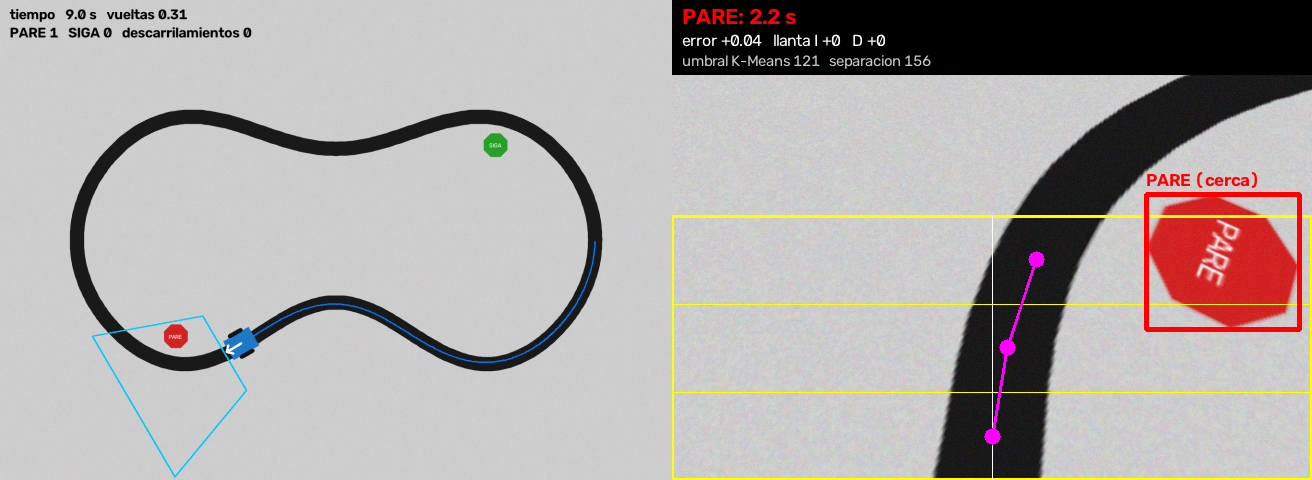
#> input picture _prueba_vista.png, 1312 x 480 px, given in place of the camera
$ jupyter execute --allow-errors 5_Reconocer_Figuras_Camara.ipynb   (text cells are left out)
#> lines starting #> are read from the running program, lines starting #| are printed output that depends on the picture; after the words box and inside, x2 and y2 are one past the last pixel; in counts of white or black regions, pixels touching at a corner belong together
[cell 1]
import sys
import unicodedata

import cv2
import numpy as np
import matplotlib.pyplot as plt

from sklearn.cluster import KMeans


EN_COLAB = "google.colab" in sys.modules

print("Ejecutando en Colab:", EN_COLAB)

[cell 2]
INDICE_CAMARA = 1
INTERVALO = 0.5  # segundos


def abrir_camara(indice=None):
    if indice is None:
        indice = INDICE_CAMARA

    # En Windows, CAP_DSHOW abre la cámara más rápido
    if sys.platform == "win32":
        camara = cv2.VideoCapture(indice, cv2.CAP_DSHOW)
    else:
        camara = cv2.VideoCapture(indice)

    if not camara.isOpened():
        raise RuntimeError(f"No fue posible abrir la cámara {indice}.")

    return camara

[cell 3]
# [48 lines left out: function tomar_foto_colab, not called in this run]


def tomar_foto_local(mensaje="Capturar"):
    camara = abrir_camara()

    print(mensaje, "-> presiona ESPACIO para capturar (ESC para cancelar)")

    foto = None

    while True:
        ok, cuadro = camara.read()

        if not ok:
            break

        vista = cuadro.copy()
        cv2.putText(vista, mensaje, (10, 30), cv2.FONT_HERSHEY_SIMPLEX, 0.8, (0, 0, 255), 2)
        cv2.imshow("Camara", vista)

        tecla = cv2.waitKey(1) & 0xFF

        if tecla == 32:  # ESPACIO
            foto = cuadro
            break

        if tecla == 27:  # ESC
            break

    camara.release()
    cv2.destroyAllWindows()

    if foto is None:
        raise RuntimeError("No se capturó ninguna foto.")

    return foto


def tomar_foto(mensaje="Capturar"):
    if EN_COLAB:
        return tomar_foto_colab(mensaje)

    return tomar_foto_local(mensaje)

[cell 4]
if EN_COLAB:
    print("En Colab se usa la cámara frontal del navegador (facingMode 'user').")
else:
    fig, ejes = plt.subplots(1, 2, figsize=(12, 4))

    for indice, eje in zip([0, 1], ejes):
        try:
            camara = abrir_camara(indice)

            # Los primeros cuadros suelen salir oscuros mientras se ajusta la exposición
            for _ in range(10):
                ok, cuadro = camara.read()
#> this loop made 10 passes
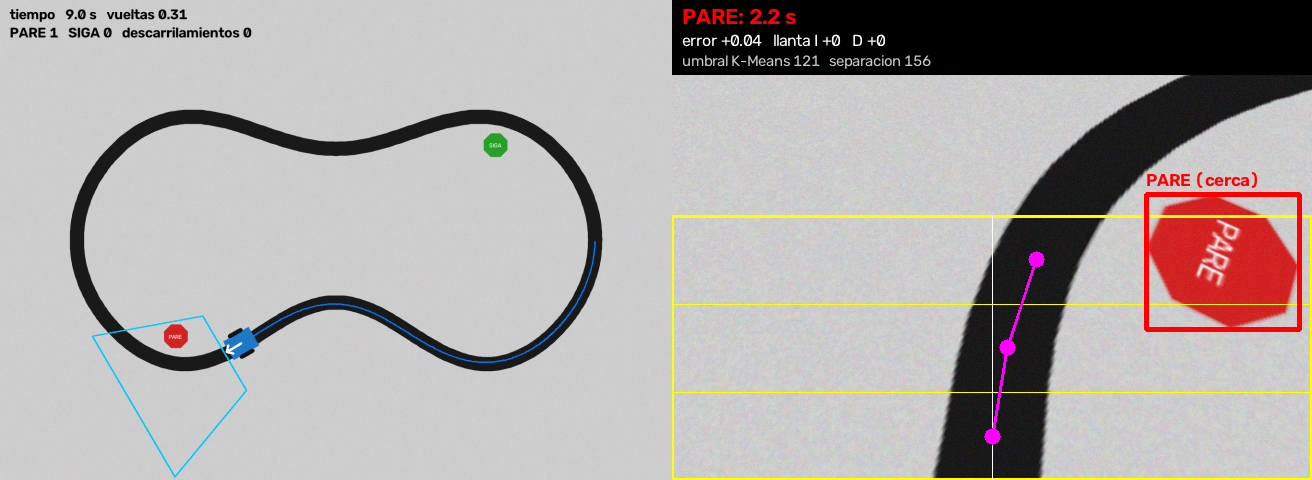
#> input picture _prueba_vista.png, 1312 x 480 px, given in place of the camera

            camara.release()

            if not ok:
                raise RuntimeError("La cámara no devolvió imagen.")

            eje.imshow(cv2.cvtColor(cuadro, cv2.COLOR_BGR2RGB))
#> cuadro is the input picture: shape (480, 1312, 3); mean B, G, R 166.2, 167.8, 173.1
        except RuntimeError:
            eje.text(0.5, 0.5, "No disponible", ha="center")

        titulo = f"Cámara {indice}"
        if indice == INDICE_CAMARA:
            titulo += "  <- seleccionada"

        eje.set_title(titulo)
        eje.axis("off")

    plt.show()
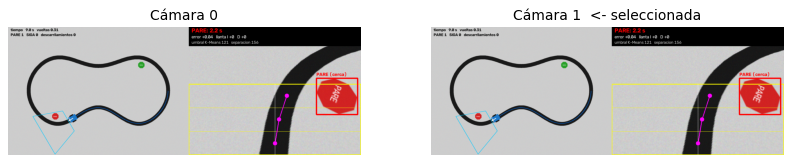
#> figure drawn by matplotlib, 2 panels

[cell 5]
def mascara_por_resta(fondo, escena, umbral=40):
    fondo_suave = cv2.GaussianBlur(fondo, (7, 7), 0)
    escena_suave = cv2.GaussianBlur(escena, (7, 7), 0)

    # Resta (notebook 3)
    diferencia = cv2.absdiff(fondo_suave, escena_suave)

    # Cambio máximo en cualquiera de los canales B, G, R
    cambio = diferencia.max(axis=2)

    _, mascara = cv2.threshold(cambio, umbral, 255, cv2.THRESH_BINARY)

    kernel = np.ones((5, 5), np.uint8)
    mascara = cv2.morphologyEx(mascara, cv2.MORPH_OPEN, kernel)
    mascara = cv2.morphologyEx(mascara, cv2.MORPH_CLOSE, kernel, iterations=2)

    return diferencia, mascara


def contorno_principal(mascara, area_minima=1500):
    contornos, _ = cv2.findContours(
        mascara,
        cv2.RETR_EXTERNAL,
        cv2.CHAIN_APPROX_SIMPLE
    )

    contornos = [c for c in contornos if cv2.contourArea(c) >= area_minima]

    if not contornos:
        return None

    return max(contornos, key=cv2.contourArea)

[cell 6]
def recortar_figura(escena, contorno):
    mascara_figura = np.zeros(escena.shape[:2], dtype=np.uint8)
    cv2.drawContours(mascara_figura, [contorno], -1, 255, -1)

    # Máscara de 3 canales, como la imagen de círculos del notebook 3
    mascara_3c = cv2.merge([mascara_figura] * 3)

    figura = cv2.bitwise_and(escena, mascara_3c)

    return mascara_figura, figura

[cell 7]
def color_dominante(escena, mascara_figura, K=3, n_muestras=5000, n_init=10):
    escena_rgb = cv2.cvtColor(escena, cv2.COLOR_BGR2RGB)

    # Tabla de píxeles de la figura (notebook 4)
    pixeles = escena_rgb[mascara_figura > 0].astype(np.float32)

    K = min(K, len(pixeles))

    generador = np.random.default_rng(42)
    tamano = min(n_muestras, len(pixeles))
    muestra = pixeles[generador.choice(len(pixeles), tamano, replace=False)]

    modelo = KMeans(n_clusters=K, random_state=42, n_init=n_init)
    modelo.fit(muestra)

    etiquetas = modelo.predict(pixeles)
    colores = np.round(modelo.cluster_centers_).astype(np.uint8)

    # Grupo con más píxeles = color dominante
    conteo = np.bincount(etiquetas, minlength=K)
    color = colores[conteo.argmax()]

    # Figura segmentada: cada píxel reemplazado por su centroide (notebook 4)
    segmentada = np.zeros_like(escena_rgb)
    segmentada[mascara_figura > 0] = colores[etiquetas]

    return color, segmentada


def nombre_color(color_rgb):
    h, s, v = cv2.cvtColor(np.uint8([[color_rgb]]), cv2.COLOR_RGB2HSV)[0, 0]

    # En OpenCV H va de 0 a 179 (grados / 2)
    if v < 50:
        return "negro"

    if s < 50:
        return "blanco" if v > 190 else "gris"

    if h < 8 or h >= 165:
        return "rojo"
    if h < 20:
        return "naranja"
    if h < 35:
        return "amarillo"
    if h < 85:
        return "verde"
    if h < 100:
        return "cian"
    if h < 130:
        return "azul"
    if h < 150:
        return "morado"

    return "rosado"

[cell 8]
def clasificar_forma(contorno):
    perimetro = cv2.arcLength(contorno, True)
    area = cv2.contourArea(contorno)

    aproximado = cv2.approxPolyDP(contorno, 0.02 * perimetro, True)
    vertices = len(aproximado)

    circularidad = 4 * np.pi * area / perimetro ** 2

    if vertices == 3:
        forma = "triángulo"

    elif vertices == 4:
        (_, _), (ancho, alto), _ = cv2.minAreaRect(contorno)
        proporcion = min(ancho, alto) / max(ancho, alto)
        forma = "cuadrado" if proporcion > 0.85 else "rectángulo"

    elif vertices == 5:
        forma = "pentágono"

    elif vertices == 6:
        forma = "hexágono"

    elif circularidad > 0.85:
        forma = "círculo"

    elif circularidad > 0.6:
        forma = "óvalo"

    else:
        forma = "irregular"

    return forma, aproximado, circularidad

[cell 9]
def sin_tildes(texto):
    # cv2.putText no dibuja tildes: "triángulo" -> "triangulo"
    texto = unicodedata.normalize("NFKD", texto)
    return texto.encode("ascii", "ignore").decode()


def reconocer_figura(fondo, escena, umbral=40, K=3, n_init=10):
    diferencia, mascara = mascara_por_resta(fondo, escena, umbral)
    contorno = contorno_principal(mascara)

    if contorno is None:
        return None

    mascara_figura, figura = recortar_figura(escena, contorno)
    color_rgb, segmentada = color_dominante(escena, mascara_figura, K=K, n_init=n_init)
    forma, aproximado, circularidad = clasificar_forma(contorno)
    color = nombre_color(color_rgb)

    # Imagen anotada
    anotada = escena.copy()
    cv2.drawContours(anotada, [aproximado], -1, (0, 0, 255), 3)

    x, y, _, _ = cv2.boundingRect(contorno)
    texto = sin_tildes(f"{forma} {color}")
    cv2.putText(anotada, texto, (x, max(y - 10, 25)), cv2.FONT_HERSHEY_SIMPLEX, 0.9, (0, 0, 0), 4)
    cv2.putText(anotada, texto, (x, max(y - 10, 25)), cv2.FONT_HERSHEY_SIMPLEX, 0.9, (255, 255, 255), 2)

    return {
        "forma": forma,
        "color": color,
        "color_rgb": color_rgb,
        "vertices": len(aproximado),
        "circularidad": circularidad,
        "aproximado": aproximado,
        "diferencia": diferencia,
        "mascara": mascara,
        "figura": figura,
        "segmentada": segmentada,
        "anotada": anotada,
    }


def mostrar_resultado(fondo, escena, resultado):
    paneles = [
        (cv2.cvtColor(fondo, cv2.COLOR_BGR2RGB), "Fondo"),
        (cv2.cvtColor(escena, cv2.COLOR_BGR2RGB), "Escena con figura"),
        (resultado["mascara"], "Resta + umbral"),
        (cv2.cvtColor(resultado["figura"], cv2.COLOR_BGR2RGB), "AND con la máscara"),
        (resultado["segmentada"], "K-Means sobre la figura"),
        (cv2.cvtColor(resultado["anotada"], cv2.COLOR_BGR2RGB), "Resultado"),
    ]

    fig, ejes = plt.subplots(2, 3, figsize=(18, 10))

    for eje, (imagen, titulo) in zip(ejes.ravel(), paneles):
        eje.imshow(imagen, cmap="gray" if imagen.ndim == 2 else None)
        eje.set_title(titulo)
        eje.axis("off")

    plt.tight_layout()
    plt.show()

    print("Forma:", resultado["forma"])
    print("Color:", resultado["color"], "RGB =", tuple(int(c) for c in resultado["color_rgb"]))
    print("Vértices:", resultado["vertices"])
    print("Circularidad:", round(resultado["circularidad"], 3))

[cell 10]
def fondo_simulado(alto=480, ancho=640, semilla=0):
    generador = np.random.default_rng(semilla)
    fondo = np.full((alto, ancho, 3), 210, dtype=np.int16)
    fondo += generador.integers(-8, 9, size=fondo.shape, dtype=np.int16)
    return np.clip(fondo, 0, 255).astype(np.uint8)


def poligono_regular(centro, radio, lados, angulo=0):
    t = np.deg2rad(angulo) + 2 * np.pi * np.arange(lados) / lados
    puntos = np.stack([centro[0] + radio * np.cos(t), centro[1] + radio * np.sin(t)], axis=1)
    return puntos.astype(np.int32)


# (nombre esperado, función que dibuja la figura, color BGR)
pruebas = [
    ("triángulo", lambda img, c: cv2.fillPoly(img, [poligono_regular((320, 250), 120, 3, -90)], c), (0, 0, 220)),
    ("cuadrado", lambda img, c: cv2.fillPoly(img, [poligono_regular((320, 240), 120, 4, 20)], c), (200, 60, 0)),
    ("rectángulo", lambda img, c: cv2.rectangle(img, (180, 170), (460, 310), c, -1), (0, 170, 0)),
    ("pentágono", lambda img, c: cv2.fillPoly(img, [poligono_regular((320, 240), 120, 5, -90)], c), (0, 220, 255)),
    ("hexágono", lambda img, c: cv2.fillPoly(img, [poligono_regular((320, 240), 120, 6, 10)], c), (160, 0, 140)),
    ("círculo", lambda img, c: cv2.circle(img, (320, 240), 110, c, -1), (0, 130, 255)),
]

fondo = fondo_simulado(semilla=0)

fig, ejes = plt.subplots(2, 3, figsize=(18, 10))

for i, (esperado, dibujar, color) in enumerate(pruebas):
    escena = fondo_simulado(semilla=i + 1)  # otro ruido, como otra foto
    dibujar(escena, color)

    resultado = reconocer_figura(fondo, escena)

    acierto = "✔" if resultado["forma"] == esperado else "✘"

    eje = ejes.ravel()[i]
    eje.imshow(cv2.cvtColor(resultado["anotada"], cv2.COLOR_BGR2RGB))
    eje.set_title(f"{acierto} esperado: {esperado} | detectado: {resultado['forma']} {resultado['color']}")
    eje.axis("off")
#> this loop made 6 passes
#> pass 1, in color_dominante, `escena_rgb = cv2.cvtColor(escena, cv2.COLOR_BGR2RGB)`:
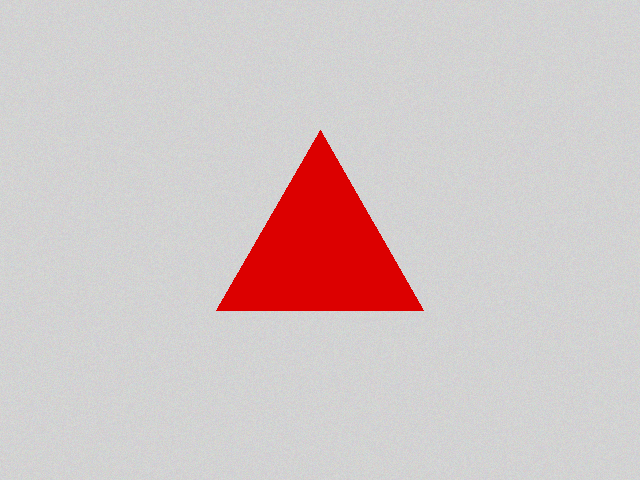
#> escena_rgb: shape (480, 640, 3); mean R, G, B 210.6, 197.1, 197.1
#> pass 1, in reconocer_figura, `color_rgb, segmentada = color_dominante(escena, mascara_figura, K=K, n..`:
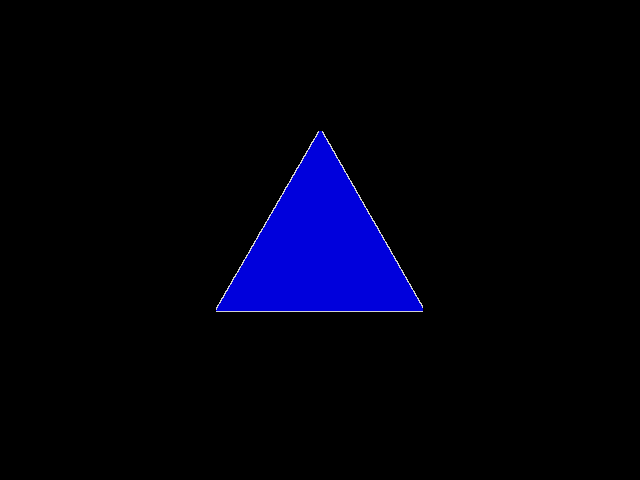
#> segmentada: shape (480, 640, 3); mean of channels 0, 1, 2 14, 0.5, 0.5; drawn as B, G, R
#> after the loop:
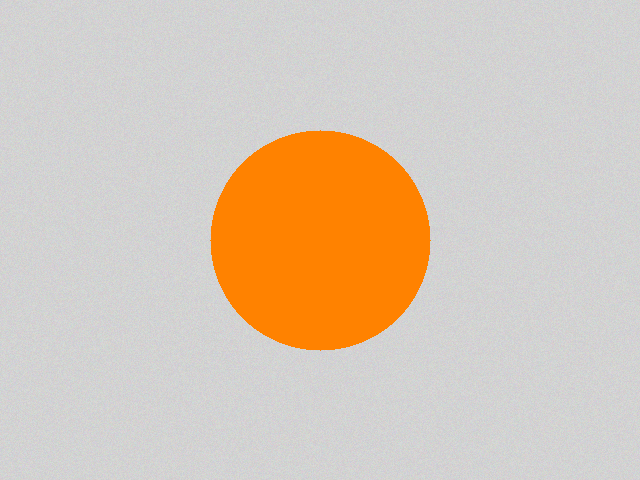
#> escena: shape (480, 640, 3); mean of channels 0, 1, 2 184, 200.1, 215.6; drawn as B, G, R
#> after the loop:
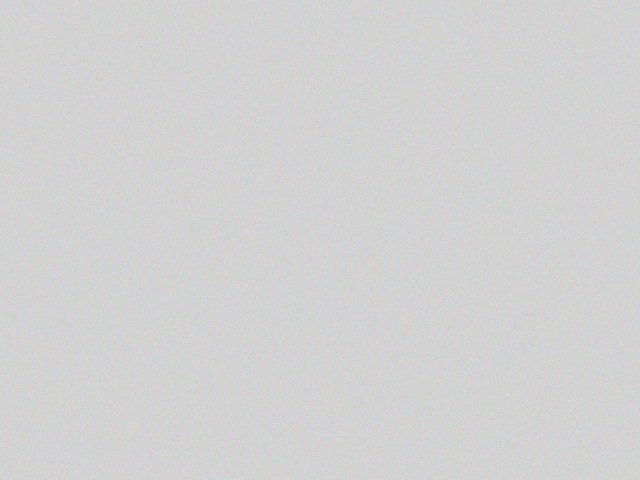
#> fondo: shape (480, 640, 3); mean of channels 0, 1, 2 210, 210, 210; drawn as B, G, R

plt.tight_layout()
plt.show()
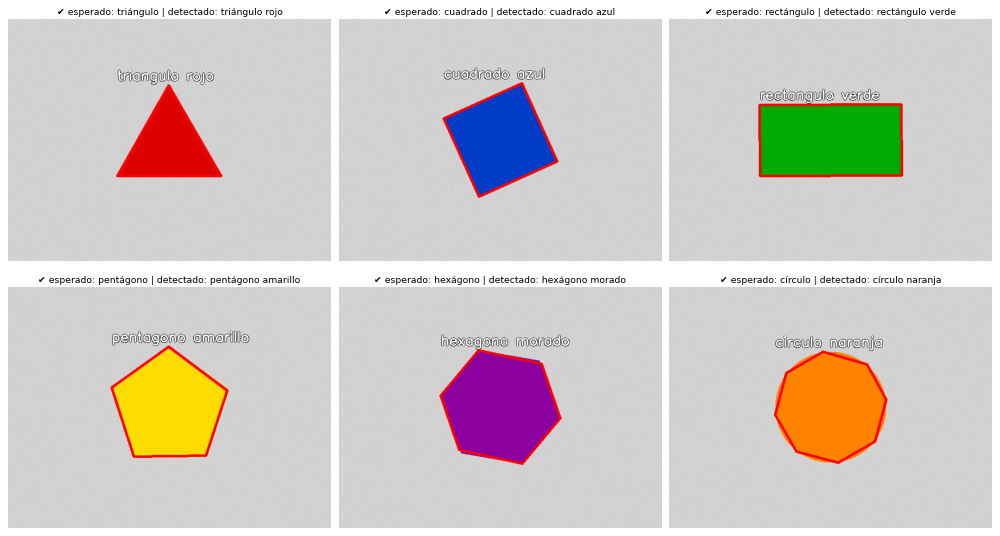
#> figure drawn by matplotlib, 6 panels

[cell 11]
escena = fondo_simulado(semilla=99)
cv2.fillPoly(escena, [poligono_regular((320, 250), 120, 3, -90)], (0, 0, 220))

resultado = reconocer_figura(fondo, escena)
#> in mascara_por_resta (call 7), `diferencia = cv2.absdiff(fondo_suave, escena_suave)`:
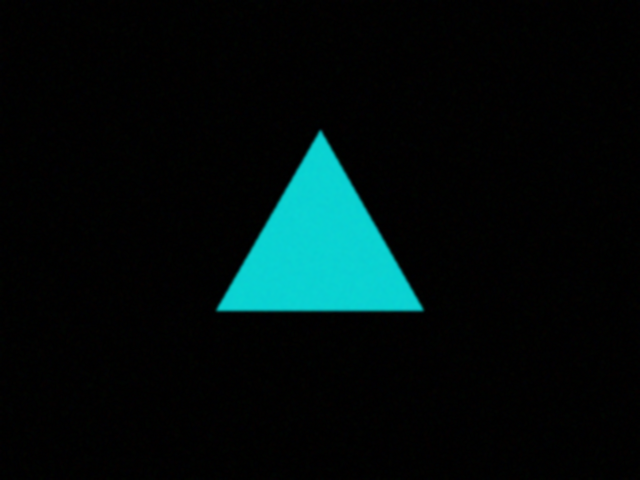
#> diferencia: shape (480, 640, 3); mean of channels 0, 1, 2 14, 14, 1.7; drawn as B, G, R
#> in mascara_por_resta (call 7), `_, mascara = cv2.threshold(cambio, umbral, 255, cv2.THRESH_BINARY)`:
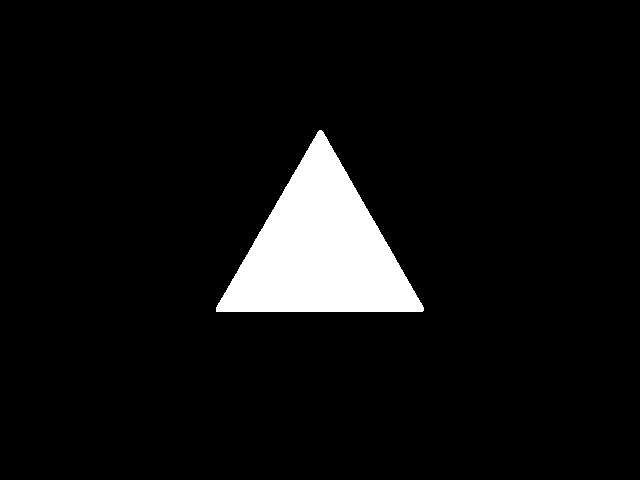
#> mascara: shape (480, 640); 6.4% white; 1 white region, box (x1, y1, x2, y2) and area: (216, 130, 424, 312) 19649
#> in contorno_principal (call 7), `contornos, _ = cv2.findContours( mascara, cv2.RETR_EXTERNAL, cv2.CHAIN..`: contornos = 1 contour; box (x1, y1, x2, y2) and area: (216, 131, 423, 312) 19356
#> in reconocer_figura (call 7), `contorno = contorno_principal(mascara)`: contorno = contour of 302 points, box (x1, y1, x2, y2) (216, 131, 423, 312), area 19356
#> in recortar_figura (call 7), `figura = cv2.bitwise_and(escena, mascara_3c)`:
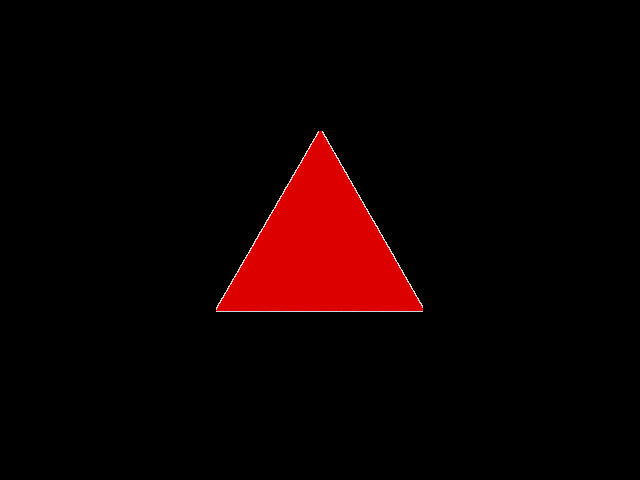
#> figura: shape (480, 640, 3); mean of channels 0, 1, 2 0.5, 0.5, 14; drawn as B, G, R
#> in reconocer_figura (call 7), `color_rgb, segmentada = color_dominante(escena, mascara_figura, K=K, n..`: color_rgb = [220, 0, 0]
#> in reconocer_figura (call 7), `forma, aproximado, circularidad = clasificar_forma(contorno)`: forma = 'triángulo'; aproximado = [[318, 131], [216, 311], [422, 311]]; circularidad = 0.569
#> in reconocer_figura (call 7), `color = nombre_color(color_rgb)`: color = 'rojo'
#> in reconocer_figura (call 7), `x, y, _, _ = cv2.boundingRect(contorno)`: x = 216; y = 131
#> in reconocer_figura (call 7), `texto = sin_tildes(f"{forma} {color}")`: texto = 'triangulo rojo'
#> in reconocer_figura (call 7), `cv2.putText(anotada, texto, (x, max(y - 10, 25)), cv2.FONT_HERSHEY_SIM..`:
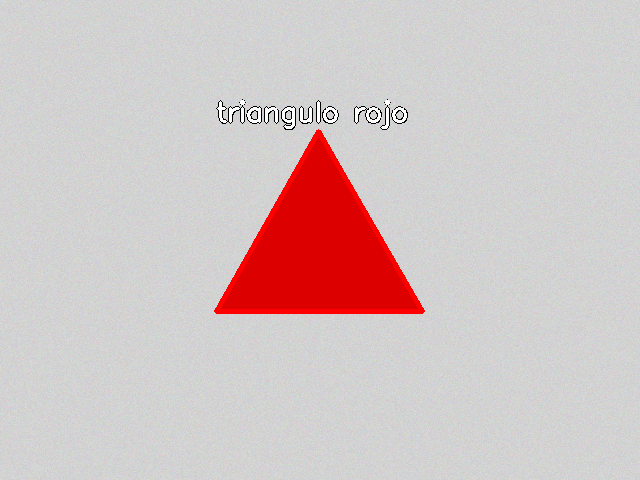
#> anotada: shape (480, 640, 3); mean of channels 0, 1, 2 195.9, 195.9, 210.6; drawn as B, G, R
mostrar_resultado(fondo, escena, resultado)
#> the loop in mostrar_resultado, `for eje, (imagen, titulo) in zip(ejes.ravel(), paneles):` made 6 passes
#> (the rest of the program and of its run is left out)
